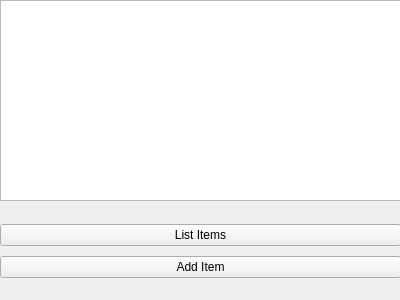
<?xml version="1.0" encoding="UTF-8"?>
<ui version="4.0">
 <class>Widget</class>
 <widget class="QWidget" name="Widget">
  <property name="geometry">
   <rect>
    <x>0</x>
    <y>0</y>
    <width>400</width>
    <height>300</height>
   </rect>
  </property>
  <property name="windowTitle">
   <string>Form</string>
  </property>
  <widget class="QListWidget" name="listWidget">
   <property name="geometry">
    <rect>
     <x>0</x>
     <y>0</y>
     <width>401</width>
     <height>201</height>
    </rect>
   </property>
  </widget>
  <widget class="QWidget" name="">
   <property name="geometry">
    <rect>
     <x>0</x>
     <y>220</y>
     <width>401</width>
     <height>62</height>
    </rect>
   </property>
   <layout class="QVBoxLayout" name="verticalLayout">
    <item>
     <widget class="QPushButton" name="list_item_button">
      <property name="text">
       <string>List Items</string>
      </property>
     </widget>
    </item>
    <item>
     <widget class="QPushButton" name="add_item_button">
      <property name="text">
       <string>Add Item</string>
      </property>
     </widget>
    </item>
   </layout>
  </widget>
 </widget>
 <resources/>
 <connections/>
</ui>
